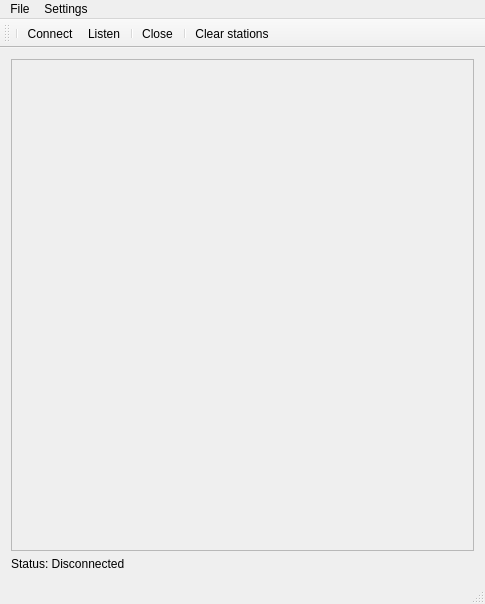
<?xml version="1.0" encoding="UTF-8"?>
<ui version="4.0">
 <class>MainWindow</class>
 <widget class="QMainWindow" name="MainWindow">
  <property name="geometry">
   <rect>
    <x>0</x>
    <y>0</y>
    <width>485</width>
    <height>604</height>
   </rect>
  </property>
  <property name="windowTitle">
   <string>Meteo</string>
  </property>
  <widget class="QWidget" name="centralWidget">
   <layout class="QVBoxLayout" name="verticalLayout_2">
    <item>
     <widget class="QScrollArea" name="scrollSensors">
      <property name="widgetResizable">
       <bool>true</bool>
      </property>
      <widget class="QWidget" name="scrollAreaWidgetContents">
       <property name="geometry">
        <rect>
         <x>0</x>
         <y>0</y>
         <width>465</width>
         <height>485</height>
        </rect>
       </property>
       <layout class="QGridLayout" name="gridLayout_2">
        <item row="0" column="0">
         <layout class="QVBoxLayout" name="lySensors">
          <property name="topMargin">
           <number>0</number>
          </property>
          <property name="bottomMargin">
           <number>0</number>
          </property>
         </layout>
        </item>
        <item row="1" column="0">
         <spacer name="verticalSpacer">
          <property name="orientation">
           <enum>Qt::Vertical</enum>
          </property>
          <property name="sizeHint" stdset="0">
           <size>
            <width>20</width>
            <height>40</height>
           </size>
          </property>
         </spacer>
        </item>
       </layout>
      </widget>
     </widget>
    </item>
    <item>
     <widget class="QLabel" name="lblStatus">
      <property name="text">
       <string>Status: Disconnected</string>
      </property>
     </widget>
    </item>
   </layout>
  </widget>
  <widget class="QMenuBar" name="menuBar">
   <property name="geometry">
    <rect>
     <x>0</x>
     <y>0</y>
     <width>485</width>
     <height>25</height>
    </rect>
   </property>
   <widget class="QMenu" name="menuFile">
    <property name="title">
     <string>File</string>
    </property>
    <addaction name="actionConnect"/>
    <addaction name="actionListen"/>
    <addaction name="actionClose"/>
    <addaction name="separator"/>
    <addaction name="actionQuit"/>
   </widget>
   <widget class="QMenu" name="menuStations">
    <property name="title">
     <string>Settings</string>
    </property>
    <addaction name="actionClear"/>
    <addaction name="separator"/>
    <addaction name="actionName_stations"/>
    <addaction name="separator"/>
    <addaction name="actionWrite_settings_to_file"/>
   </widget>
   <addaction name="menuFile"/>
   <addaction name="menuStations"/>
  </widget>
  <widget class="QToolBar" name="mainToolBar">
   <attribute name="toolBarArea">
    <enum>TopToolBarArea</enum>
   </attribute>
   <attribute name="toolBarBreak">
    <bool>false</bool>
   </attribute>
   <addaction name="separator"/>
   <addaction name="actionConnect"/>
   <addaction name="actionListen"/>
   <addaction name="separator"/>
   <addaction name="actionClose"/>
   <addaction name="separator"/>
   <addaction name="actionClear"/>
  </widget>
  <widget class="QStatusBar" name="statusBar"/>
  <action name="actionQuit">
   <property name="text">
    <string>Quit</string>
   </property>
   <property name="toolTip">
    <string>Quit program</string>
   </property>
   <property name="shortcut">
    <string>Ctrl+Q</string>
   </property>
  </action>
  <action name="actionConnect">
   <property name="text">
    <string>Connect ...</string>
   </property>
   <property name="toolTip">
    <string>Connect to a remote host</string>
   </property>
  </action>
  <action name="actionClose">
   <property name="text">
    <string>Close</string>
   </property>
   <property name="toolTip">
    <string>Close connection</string>
   </property>
   <property name="shortcut">
    <string>Ctrl+W</string>
   </property>
  </action>
  <action name="actionListen">
   <property name="text">
    <string>Listen ...</string>
   </property>
  </action>
  <action name="actionClear">
   <property name="text">
    <string>Clear stations</string>
   </property>
  </action>
  <action name="actionName_stations">
   <property name="text">
    <string>Name stations ...</string>
   </property>
  </action>
  <action name="actionWrite_settings_to_file">
   <property name="text">
    <string>Write settings to file</string>
   </property>
  </action>
  <action name="actionLoad_settings_from_file">
   <property name="text">
    <string>Load settings from file</string>
   </property>
  </action>
 </widget>
 <layoutdefault spacing="6" margin="11"/>
 <resources/>
 <connections/>
</ui>
